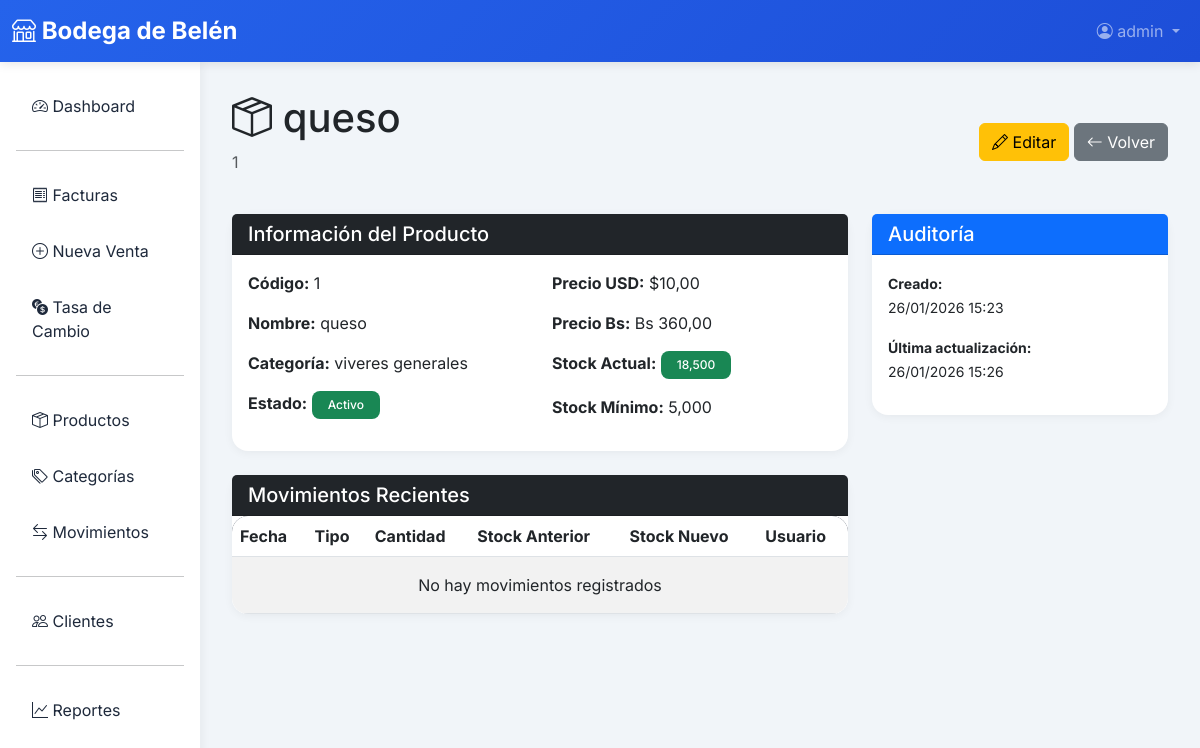
The page /inventario/productos/1/ on the database its author committed.
### inventario/models.py (models this page shows, shortened)
class Producto(models.Model):
    codigo = models.CharField(max_length=50, unique=True, help_text='Código único del producto')
    nombre = models.CharField(max_length=200)
    descripcion = models.TextField(blank=True)
    categoria = models.ForeignKey(Categoria, on_delete=models.SET_NULL, null=True, related_name='productos')
    precio_usd = models.DecimalField(
        max_digits=10,
        decimal_places=2,
        validators=[MinValueValidator(Decimal('0.01'))],
        help_text='Precio en dólares americanos'
    )
    cantidad = models.DecimalField(
        max_digits=12,
        decimal_places=3,
        default=Decimal('0.000'),
        validators=[MinValueValidator(Decimal('0.000'))],
        help_text='Cantidad disponible en inventario (puede ser fraccionada)'
    )
    stock_minimo = models.DecimalField(
        max_digits=12,
        decimal_places=3,
        default=Decimal('5.000'),
        validators=[MinValueValidator(Decimal('0.000'))],
        help_text='Cantidad mínima de alerta'
    )
    imagen = models.ImageField(upload_to='productos/', blank=True, null=True)
    activo = models.BooleanField(default=True)
    es_por_peso = models.BooleanField(
        default=False,
        help_text='Si está marcado, el stock se maneja en gramos y el precio es por Kg. (Ej: 1000 unidades = 1 Kg)'
    )
    created_at = models.DateTimeField(auto_now_add=True)
    updated_at = models.DateTimeField(auto_now=True)
    class Meta:
        verbose_name = 'Producto'
        verbose_name_plural = 'Productos'
        ordering = ['nombre']
        indexes = [
            models.Index(fields=['codigo']),
            models.Index(fields=['nombre']),
        ]
    @property
    def precio_bs(self):
        from ventas.models import TasaCambio
        tasa = TasaCambio.get_tasa_actual()
        return self.precio_usd * tasa if tasa else Decimal('0.00')
    @property
    def stock_bajo(self):
        return self.cantidad <= self.stock_minimo

class Categoria(models.Model):
    nombre = models.CharField(max_length=100, unique=True)
    descripcion = models.TextField(blank=True)
    activo = models.BooleanField(default=True)
    created_at = models.DateTimeField(auto_now_add=True)
    updated_at = models.DateTimeField(auto_now=True)
    class Meta:
        verbose_name = 'Categoría'
        verbose_name_plural = 'Categorías'
        ordering = ['nombre']

### inventario/views.py (the view)
# urls.py: path('productos/<int:pk>/', views.producto_detail, name='producto_detail'),
@login_required
def producto_detail(request, pk):
    producto = get_object_or_404(Producto, pk=pk)
    movimientos = producto.movimientos.all()[:20]
    return render(request, 'inventario/producto_detail.html', {
        'producto': producto,
        'movimientos': movimientos
    })

### ventas/models.py (called while the page is built)
    @staticmethod
    def get_tasa_actual():
        tasa = TasaCambio.objects.first()
        return tasa.tasa if tasa else Decimal('36.00')  # Tasa por defecto

### templates/inventario/producto_detail.html (shortened to what this page needs)
{% extends 'base.html' %}
{% block content %}
<div class="mb-4">
    <div class="d-flex justify-content-between align-items-center">
        <div>
            <h1 class="mb-2"><i class="bi bi-box-seam"></i> {{ producto.nombre }}</h1>
            <p class="text-muted">{{ producto.codigo }}</p>
        </div>
        <div>
            <a href="{% url 'inventario:producto_update' producto.pk %}" class="btn btn-warning">
                <i class="bi bi-pencil"></i> Editar
            </a>
            <a href="{% url 'inventario:producto_list' %}" class="btn btn-secondary">
                <i class="bi bi-arrow-left"></i> Volver
            </a>
        </div>
    </div>
</div>
<div class="row">
    <div class="col-md-8">
        <div class="card mb-4">
            <div class="card-header bg-dark text-white">
                <h5 class="mb-0">Información del Producto</h5>
            </div>
            <div class="card-body">
                <div class="row">
                    <div class="col-md-6">
                        <p><strong>Código:</strong> {{ producto.codigo }}</p>
                        <p><strong>Nombre:</strong> {{ producto.nombre }}</p>
                        <p><strong>Categoría:</strong>
                            {% if producto.categoria %}
                            {{ producto.categoria.nombre }}
                            {% else %}
                            <span class="text-muted">Sin categoría</span>
                            {% endif %}
                        </p>
                        <p><strong>Estado:</strong>
                            {% if producto.activo %}
                            <span class="badge bg-success">Activo</span>
                            {% else %}
                            <span class="badge bg-secondary">Inactivo</span>
                            {% endif %}
                        </p>
                    </div>
                    <div class="col-md-6">
                        <p><strong>Precio USD:</strong> ${{ producto.precio_usd|floatformat:2 }}</p>
                        <p><strong>Precio Bs:</strong> Bs {{ producto.precio_bs|floatformat:2 }}</p>
                        <p><strong>Stock Actual:</strong>
                            {% if producto.stock_bajo %}
                            <span class="badge bg-danger">{{ producto.cantidad }} (⚠️ Stock Bajo)</span>
                            {% else %}
                            <span class="badge bg-success">{{ producto.cantidad }}</span>
                            {% endif %}
                        </p>
                        <p><strong>Stock Mínimo:</strong> {{ producto.stock_minimo }}</p>
                    </div>
                </div>
            </div>
        </div>
        <div class="card">
            <div class="card-header bg-dark text-white">
                <h5 class="mb-0">Movimientos Recientes</h5>
            </div>
            <div class="card-body p-0">
                <div class="table-responsive">
                    <table class="table table-striped mb-0">
                        <thead>
                            <tr>
                                <th>Fecha</th>
                                <th>Tipo</th>
                                <th>Cantidad</th>
                                <th>Stock Anterior</th>
                                <th>Stock Nuevo</th>
                                <th>Usuario</th>
                            </tr>
                        </thead>
                        <tbody>
                            {% for mov in movimientos %}
                            <tr>
                                <td>{{ mov.fecha|date:"d/m/Y H:i" }}</td>
                                <td>
                                    {% if mov.tipo == 'ENTRADA' %}
                                    <span class="badge bg-success">{{ mov.get_tipo_display }}</span>
                                    {% elif mov.tipo == 'SALIDA' %}
                                    <span class="badge bg-danger">{{ mov.get_tipo_display }}</span>
                                    {% else %}
                                    <span class="badge bg-info">{{ mov.get_tipo_display }}</span>
                                    {% endif %}
                                </td>
                                <td>{{ mov.cantidad }}</td>
                                <td>{{ mov.cantidad_anterior }}</td>
                                <td>{{ mov.cantidad_nueva }}</td>
                                <td>{{ mov.usuario.username }}</td>
                            </tr>
                            {% empty %}
                            <tr>
                                <td colspan="6" class="text-center py-3">No hay movimientos registrados</td>
                            </tr>
                            {% endfor %}
                        </tbody>
                    </table>
                </div>
            </div>
        </div>
    </div>
    <div class="col-md-4">
        <div class="card">
            <div class="card-header bg-primary text-white">
                <h5 class="mb-0">Auditoría</h5>
            </div>
            <div class="card-body">
                <p><small><strong>Creado:</strong><br>{{ producto.created_at|date:"d/m/Y H:i" }}</small></p>
                <p><small><strong>Última actualización:</strong><br>{{ producto.updated_at|date:"d/m/Y H:i" }}</small>
                </p>
            </div>
        </div>
    </div>
</div>
{% endblock %}

### templates/base.html (shortened to what this page needs)
<!DOCTYPE html>
<html lang="es">
<head>
    <link href="https://cdn.jsdelivr.net/npm/bootstrap@5.3.0/dist/css/bootstrap.min.css" rel="stylesheet">
    <link rel="stylesheet" href="https://cdn.jsdelivr.net/npm/bootstrap-icons@1.11.0/font/bootstrap-icons.css">
</head>
<body>
    <nav class="navbar navbar-expand-lg navbar-dark">
        <div class="container-fluid">
            <a class="navbar-brand" href="{% url 'ventas:dashboard' %}">
                <i class="bi bi-shop"></i> Bodega de Belén
            </a>
            <div class="collapse navbar-collapse" id="navbarNav">
                <ul class="navbar-nav ms-auto">
                    {% if user.is_authenticated %}
                    <li class="nav-item dropdown">
                        <a class="nav-link dropdown-toggle" href="#" id="userDropdown" role="button" data-bs-toggle="dropdown">
                            <i class="bi bi-person-circle"></i> {{ user.username }}
                        </a>
                    </li>
                    {% else %}
                    <li class="nav-item">
                        <a class="nav-link" href="{% url 'login' %}">Iniciar Sesión</a>
                    </li>
                    {% endif %}
                </ul>
            </div>
        </div>
    </nav>
    <div class="container-fluid">
        <div class="row">
            {% if user.is_authenticated %}
            <div class="col-md-3 col-lg-2 px-0 sidebar">
                <div class="p-3">
                    <nav class="nav flex-column">
                        <a class="nav-link" href="{% url 'ventas:dashboard' %}">
                            <i class="bi bi-speedometer2"></i> Dashboard
                        </a>
                        <hr>
                        <a class="nav-link" href="{% url 'ventas:factura_list' %}">
                            <i class="bi bi-receipt"></i> Facturas
                        </a>
                        <a class="nav-link" href="{% url 'ventas:factura_create' %}">
                            <i class="bi bi-plus-circle"></i> Nueva Venta
                        </a>
                        <a class="nav-link" href="{% url 'ventas:tasa_cambio_list' %}">
                            <i class="bi bi-currency-exchange"></i> Tasa de Cambio
                        </a>
                        <hr>
                        <a class="nav-link" href="{% url 'inventario:producto_list' %}">
                            <i class="bi bi-box-seam"></i> Productos
                        </a>
                        <a class="nav-link" href="{% url 'inventario:categoria_list' %}">
                            <i class="bi bi-tags"></i> Categorías
                        </a>
                        <a class="nav-link" href="{% url 'inventario:movimiento_list' %}">
                            <i class="bi bi-arrow-left-right"></i> Movimientos
                        </a>
                        <hr>
                        <a class="nav-link" href="{% url 'clientes:cliente_list' %}">
                            <i class="bi bi-people"></i> Clientes
                        </a>
                        <hr>
                        <a class="nav-link" href="{% url 'ventas:reportes' %}">
                            <i class="bi bi-graph-up"></i> Reportes
                        </a>
                    </nav>
                </div>
            </div>
            {% endif %}
            <div class="col-md-9 col-lg-10 content-area">
                {% block content %}{% endblock %}
            </div>
        </div>
    </div>
</body>
</html>

### templates/base.html (style rules this page uses)
:root { --primary-color: #2563eb; --secondary-color: #64748b; --success-color: #10b981; --danger-color: #ef4444; --warning-color: #f59e0b; --dark-color: #1e293b; --light-color: #f8fafc; }
body { font-family: 'Inter', sans-serif; background-color: #f1f5f9; }
.navbar { background: linear-gradient(135deg, var(--primary-color) 0%, #1d4ed8 100%); box-shadow: 0 2px 10px rgba(0,0,0,0.1); }
.navbar-brand { font-weight: 700; font-size: 1.5rem; }
.sidebar { min-height: calc(100vh - 56px); background: white; box-shadow: 2px 0 10px rgba(0,0,0,0.05); }
.sidebar .nav-link { color: var(--dark-color); padding: 0.75rem 1rem; border-radius: 0.5rem; margin: 0.25rem 0; transition: all 0.3s ease; }
.card { border: none; border-radius: 1rem; box-shadow: 0 2px 10px rgba(0,0,0,0.05); transition: transform 0.3s ease, box-shadow 0.3s ease; }
.table { background: white; border-radius: 1rem; overflow: hidden; }
.table thead { background: var(--dark-color); color: white; }
.badge { padding: 0.5rem 1rem; border-radius: 0.5rem; font-weight: 500; }
.content-area { padding: 2rem; }

### rows shown on the page
Producto: nombre "queso", codigo "1", categoria.nombre "viveres generales", precio_usd "10,00", precio_bs "360,00", cantidad "18,500", stock_minimo "5,000", created_at "26/01/2026 15:23", updated_at "26/01/2026 15:26"

### other values the page prints
{{ user.username }} "admin"
